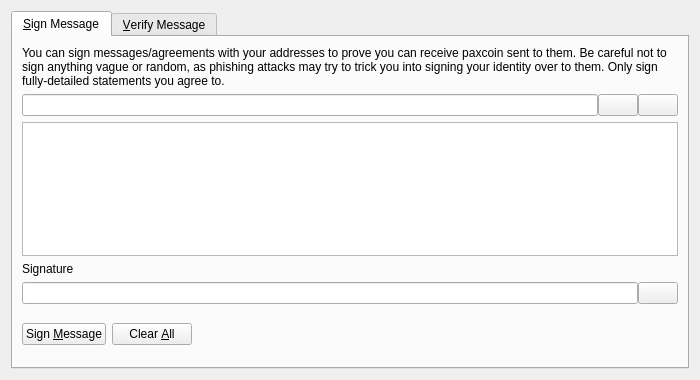
<?xml version="1.0" encoding="UTF-8"?>
<ui version="4.0">
 <class>SignVerifyMessageDialog</class>
 <widget class="QDialog" name="SignVerifyMessageDialog">
  <property name="geometry">
   <rect>
    <x>0</x>
    <y>0</y>
    <width>700</width>
    <height>380</height>
   </rect>
  </property>
  <property name="windowTitle">
   <string>Signatures - Sign / Verify a Message</string>
  </property>
  <property name="modal">
   <bool>true</bool>
  </property>
  <layout class="QVBoxLayout" name="verticalLayout">
   <item>
    <widget class="QTabWidget" name="tabWidget">
     <property name="currentIndex">
      <number>0</number>
     </property>
     <widget class="QWidget" name="tabSignMessage">
      <attribute name="title">
       <string>&amp;Sign Message</string>
      </attribute>
      <layout class="QVBoxLayout" name="verticalLayout_SM">
       <item>
        <widget class="QLabel" name="infoLabel_SM">
         <property name="text">
          <string>You can sign messages/agreements with your addresses to prove you can receive paxcoin sent to them. Be careful not to sign anything vague or random, as phishing attacks may try to trick you into signing your identity over to them. Only sign fully-detailed statements you agree to.</string>
         </property>
         <property name="textFormat">
          <enum>Qt::PlainText</enum>
         </property>
         <property name="wordWrap">
          <bool>true</bool>
         </property>
        </widget>
       </item>
       <item>
        <layout class="QHBoxLayout" name="horizontalLayout_1_SM">
         <property name="spacing">
          <number>0</number>
         </property>
         <item>
          <widget class="QValidatedLineEdit" name="addressIn_SM">
           <property name="toolTip">
            <string>The Paxcoin address to sign the message with</string>
           </property>
          </widget>
         </item>
         <item>
          <widget class="QPushButton" name="addressBookButton_SM">
           <property name="toolTip">
            <string>Choose previously used address</string>
           </property>
           <property name="text">
            <string/>
           </property>
           <property name="icon">
            <iconset resource="../bitcoin.qrc">
             <normaloff>:/icons/address-book</normaloff>:/icons/address-book</iconset>
           </property>
           <property name="shortcut">
            <string>Alt+A</string>
           </property>
           <property name="autoDefault">
            <bool>false</bool>
           </property>
          </widget>
         </item>
         <item>
          <widget class="QPushButton" name="pasteButton_SM">
           <property name="toolTip">
            <string>Paste address from clipboard</string>
           </property>
           <property name="text">
            <string/>
           </property>
           <property name="icon">
            <iconset resource="../bitcoin.qrc">
             <normaloff>:/icons/editpaste</normaloff>:/icons/editpaste</iconset>
           </property>
           <property name="shortcut">
            <string>Alt+P</string>
           </property>
           <property name="autoDefault">
            <bool>false</bool>
           </property>
          </widget>
         </item>
        </layout>
       </item>
       <item>
        <widget class="QPlainTextEdit" name="messageIn_SM">
         <property name="toolTip">
          <string>Enter the message you want to sign here</string>
         </property>
        </widget>
       </item>
       <item>
        <widget class="QLabel" name="signatureLabel_SM">
         <property name="text">
          <string>Signature</string>
         </property>
         <property name="textFormat">
          <enum>Qt::PlainText</enum>
         </property>
        </widget>
       </item>
       <item>
        <layout class="QHBoxLayout" name="horizontalLayout_2_SM">
         <property name="spacing">
          <number>0</number>
         </property>
         <item>
          <widget class="QLineEdit" name="signatureOut_SM">
           <property name="font">
            <font>
             <italic>true</italic>
            </font>
           </property>
           <property name="readOnly">
            <bool>true</bool>
           </property>
          </widget>
         </item>
         <item>
          <widget class="QPushButton" name="copySignatureButton_SM">
           <property name="toolTip">
            <string>Copy the current signature to the system clipboard</string>
           </property>
           <property name="text">
            <string/>
           </property>
           <property name="icon">
            <iconset resource="../bitcoin.qrc">
             <normaloff>:/icons/editcopy</normaloff>:/icons/editcopy</iconset>
           </property>
           <property name="autoDefault">
            <bool>false</bool>
           </property>
          </widget>
         </item>
        </layout>
       </item>
       <item>
        <layout class="QHBoxLayout" name="horizontalLayout_3_SM">
         <item>
          <widget class="QPushButton" name="signMessageButton_SM">
           <property name="toolTip">
            <string>Sign the message to prove you own this Paxcoin address</string>
           </property>
           <property name="text">
            <string>Sign &amp;Message</string>
           </property>
           <property name="icon">
            <iconset resource="../bitcoin.qrc">
             <normaloff>:/icons/edit</normaloff>:/icons/edit</iconset>
           </property>
           <property name="autoDefault">
            <bool>false</bool>
           </property>
          </widget>
         </item>
         <item>
          <widget class="QPushButton" name="clearButton_SM">
           <property name="toolTip">
            <string>Reset all sign message fields</string>
           </property>
           <property name="text">
            <string>Clear &amp;All</string>
           </property>
           <property name="icon">
            <iconset resource="../bitcoin.qrc">
             <normaloff>:/icons/remove</normaloff>:/icons/remove</iconset>
           </property>
           <property name="autoDefault">
            <bool>false</bool>
           </property>
          </widget>
         </item>
         <item>
          <spacer name="horizontalSpacer_1_SM">
           <property name="orientation">
            <enum>Qt::Horizontal</enum>
           </property>
           <property name="sizeHint" stdset="0">
            <size>
             <width>40</width>
             <height>48</height>
            </size>
           </property>
          </spacer>
         </item>
         <item>
          <widget class="QLabel" name="statusLabel_SM">
           <property name="font">
            <font>
             <weight>75</weight>
             <bold>true</bold>
            </font>
           </property>
           <property name="text">
            <string/>
           </property>
           <property name="wordWrap">
            <bool>true</bool>
           </property>
          </widget>
         </item>
         <item>
          <spacer name="horizontalSpacer_2_SM">
           <property name="orientation">
            <enum>Qt::Horizontal</enum>
           </property>
           <property name="sizeHint" stdset="0">
            <size>
             <width>40</width>
             <height>48</height>
            </size>
           </property>
          </spacer>
         </item>
        </layout>
       </item>
      </layout>
     </widget>
     <widget class="QWidget" name="tabVerifyMessage">
      <attribute name="title">
       <string>&amp;Verify Message</string>
      </attribute>
      <layout class="QVBoxLayout" name="verticalLayout_VM">
       <item>
        <widget class="QLabel" name="infoLabel_VM">
         <property name="text">
          <string>Enter the receiver's address, message (ensure you copy line breaks, spaces, tabs, etc. exactly) and signature below to verify the message. Be careful not to read more into the signature than what is in the signed message itself, to avoid being tricked by a man-in-the-middle attack. Note that this only proves the signing party receives with the address, it cannot prove sendership of any transaction!</string>
         </property>
         <property name="textFormat">
          <enum>Qt::PlainText</enum>
         </property>
         <property name="alignment">
          <set>Qt::AlignLeading|Qt::AlignLeft|Qt::AlignTop</set>
         </property>
         <property name="wordWrap">
          <bool>true</bool>
         </property>
        </widget>
       </item>
       <item>
        <layout class="QHBoxLayout" name="horizontalLayout_1_VM">
         <property name="spacing">
          <number>0</number>
         </property>
         <item>
          <widget class="QValidatedLineEdit" name="addressIn_VM">
           <property name="toolTip">
            <string>The Paxcoin address the message was signed with</string>
           </property>
          </widget>
         </item>
         <item>
          <widget class="QPushButton" name="addressBookButton_VM">
           <property name="toolTip">
            <string>Choose previously used address</string>
           </property>
           <property name="text">
            <string/>
           </property>
           <property name="icon">
            <iconset resource="../bitcoin.qrc">
             <normaloff>:/icons/address-book</normaloff>:/icons/address-book</iconset>
           </property>
           <property name="shortcut">
            <string>Alt+A</string>
           </property>
           <property name="autoDefault">
            <bool>false</bool>
           </property>
          </widget>
         </item>
        </layout>
       </item>
       <item>
        <widget class="QPlainTextEdit" name="messageIn_VM"/>
       </item>
       <item>
        <widget class="QValidatedLineEdit" name="signatureIn_VM"/>
       </item>
       <item>
        <layout class="QHBoxLayout" name="horizontalLayout_2_VM">
         <item>
          <widget class="QPushButton" name="verifyMessageButton_VM">
           <property name="toolTip">
            <string>Verify the message to ensure it was signed with the specified Paxcoin address</string>
           </property>
           <property name="text">
            <string>Verify &amp;Message</string>
           </property>
           <property name="icon">
            <iconset resource="../bitcoin.qrc">
             <normaloff>:/icons/transaction_0</normaloff>:/icons/transaction_0</iconset>
           </property>
           <property name="autoDefault">
            <bool>false</bool>
           </property>
          </widget>
         </item>
         <item>
          <widget class="QPushButton" name="clearButton_VM">
           <property name="toolTip">
            <string>Reset all verify message fields</string>
           </property>
           <property name="text">
            <string>Clear &amp;All</string>
           </property>
           <property name="icon">
            <iconset resource="../bitcoin.qrc">
             <normaloff>:/icons/remove</normaloff>:/icons/remove</iconset>
           </property>
           <property name="autoDefault">
            <bool>false</bool>
           </property>
          </widget>
         </item>
         <item>
          <spacer name="horizontalSpacer_1_VM">
           <property name="orientation">
            <enum>Qt::Horizontal</enum>
           </property>
           <property name="sizeHint" stdset="0">
            <size>
             <width>40</width>
             <height>48</height>
            </size>
           </property>
          </spacer>
         </item>
         <item>
          <widget class="QLabel" name="statusLabel_VM">
           <property name="font">
            <font>
             <weight>75</weight>
             <bold>true</bold>
            </font>
           </property>
           <property name="text">
            <string/>
           </property>
           <property name="wordWrap">
            <bool>true</bool>
           </property>
          </widget>
         </item>
         <item>
          <spacer name="horizontalSpacer_2_VM">
           <property name="orientation">
            <enum>Qt::Horizontal</enum>
           </property>
           <property name="sizeHint" stdset="0">
            <size>
             <width>40</width>
             <height>48</height>
            </size>
           </property>
          </spacer>
         </item>
        </layout>
       </item>
      </layout>
     </widget>
    </widget>
   </item>
  </layout>
 </widget>
 <customwidgets>
  <customwidget>
   <class>QValidatedLineEdit</class>
   <extends>QLineEdit</extends>
   <header>qvalidatedlineedit.h</header>
  </customwidget>
 </customwidgets>
 <resources>
  <include location="../bitcoin.qrc"/>
 </resources>
 <connections/>
</ui>
